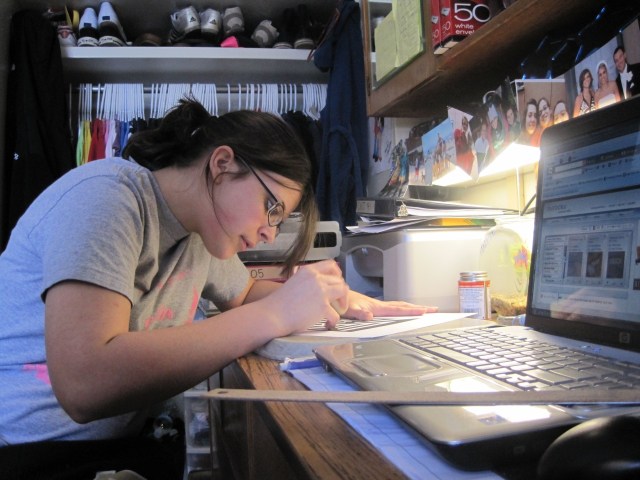
#> input picture cv/opencv-video-stream/data/test_1.jpg, 1280 x 960 px (shown at 1/2 size)
$ python demo.py
#> lines starting #> are read from the running program, lines starting #| are printed output that depends on the picture; after the words box and inside, x2 and y2 are one past the last pixel; in counts of white or black regions, pixels touching at a corner belong together
#> in run_image, frame is the input picture: shape (960, 1280, 3); mean B, G, R 102.4, 97.3, 102.9
#!/usr/bin/env python3
"""
OpenCV Video Stream & Ingestion Pipeline
Part of 100-OpenSource-Models-Review (CV Series)

Zero-latency video ingestion, frame buffering, real-time FPS telemetry,
aspect-ratio resizing, and HUD graphics compositing for edge/monitoring cameras.
"""

import argparse
import os
import sys
import time
import cv2
import numpy as np


def draw_hud(frame, fps=0.0, frame_count=0, latency_ms=0.0, source_info=""):
    """Draw professional monitoring telemetry HUD on the frame."""
#> called with fps = 6.39, frame_count = 1, latency_ms = 156.4, source_info = 'test_1.jpg'
    h, w = frame.shape[:2]
#> h = 960; w = 1280

    # Top banner
    overlay = frame.copy()
    cv2.rectangle(overlay, (0, 0), (w, 50), (20, 24, 28), -1)
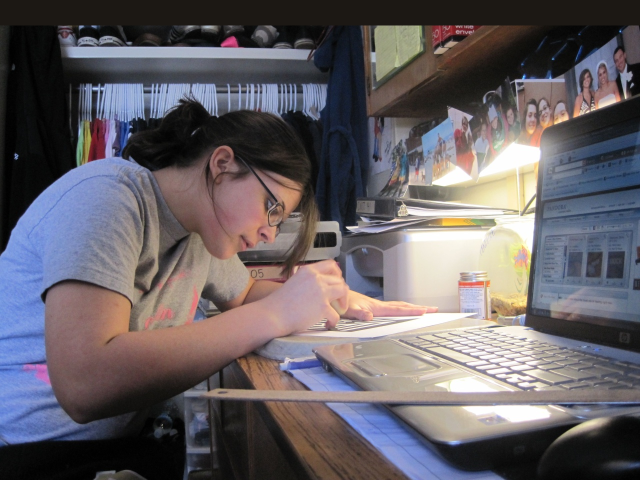
#> overlay: shape (960, 1280, 3) (shown at 1/2 size); 5.31% of pixels changed, all inside (x1, y1, x2, y2) = (0, 0, 1280, 51)
    cv2.addWeighted(overlay, 0.85, frame, 0.15, 0, frame)

    # Text headers
    cv2.putText(frame, "OpenCV Video Stream Engine", (15, 26),
                cv2.FONT_HERSHEY_SIMPLEX, 0.65, (0, 230, 255), 2)
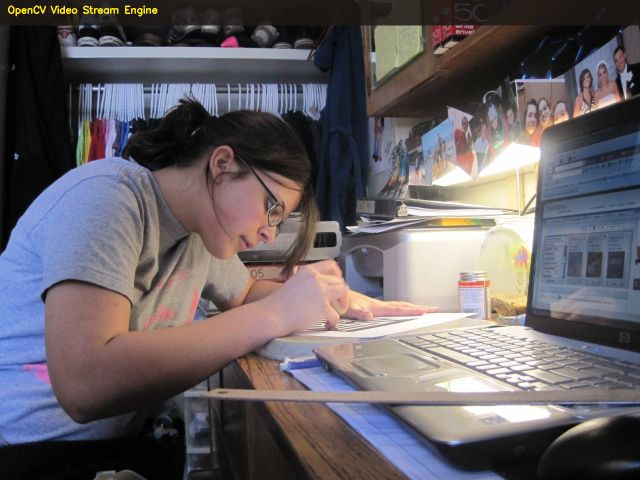
#> frame: shape (960, 1280, 3) (shown at 1/2 size); mean B, G, R 100.9, 96.4, 102
    cv2.putText(frame, f"Src: {source_info} | Res: {w}x{h}", (15, 42),
                cv2.FONT_HERSHEY_SIMPLEX, 0.40, (180, 190, 200), 1)
#> frame: shape (960, 1280, 3); 0.04% of pixels changed, all inside (x1, y1, x2, y2) = (16, 32, 219, 46)

    # Telemetry metrics
    cv2.putText(frame, f"FPS: {fps:.1f}", (w - 230, 24),
                cv2.FONT_HERSHEY_SIMPLEX, 0.55, (0, 255, 120), 2)
#> frame: shape (960, 1280, 3); mean B, G, R 100.9, 96.5, 102.1
    cv2.putText(frame, f"Latency: {latency_ms:.2f} ms", (w - 230, 42),
                cv2.FONT_HERSHEY_SIMPLEX, 0.45, (255, 200, 50), 1)
    cv2.putText(frame, f"Frame: #{frame_count}", (w - 100, 32),
                cv2.FONT_HERSHEY_SIMPLEX, 0.45, (220, 220, 220), 1)
#> frame: shape (960, 1280, 3); mean B, G, R 101, 96.6, 102.1

    # Crosshair / Corner brackets
    pad = 25
    cv2.rectangle(frame, (pad, 65), (w - pad, h - pad), (60, 70, 80), 1)
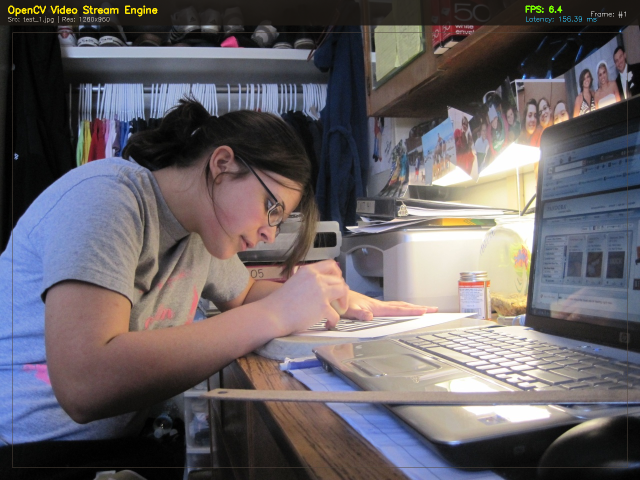
#> frame: shape (960, 1280, 3) (shown at 1/2 size); mean B, G, R 101, 96.7, 102.2
    # Corner markers
    clen = 15
    # Top-left
    cv2.line(frame, (pad, 65), (pad + clen, 65), (0, 230, 255), 2)
#> frame: shape (960, 1280, 3); under 0.01% of pixels changed, all inside (x1, y1, x2, y2) = (24, 64, 42, 67)
    cv2.line(frame, (pad, 65), (pad, 65 + clen), (0, 230, 255), 2)
#> frame: shape (960, 1280, 3); mean B, G, R 101, 96.7, 102.2
    # Top-right
    cv2.line(frame, (w - pad, 65), (w - pad - clen, 65), (0, 230, 255), 2)
#> frame: shape (960, 1280, 3); mean B, G, R 101, 96.7, 102.2
    cv2.line(frame, (w - pad, 65), (w - pad, 65 + clen), (0, 230, 255), 2)
#> frame: shape (960, 1280, 3); mean B, G, R 101, 96.7, 102.2
    # Bottom-left
    cv2.line(frame, (pad, h - pad), (pad + clen, h - pad), (0, 230, 255), 2)
#> frame: shape (960, 1280, 3); mean B, G, R 101, 96.7, 102.3
    cv2.line(frame, (pad, h - pad), (pad, h - pad - clen), (0, 230, 255), 2)
#> frame: shape (960, 1280, 3); mean B, G, R 101, 96.7, 102.3
    # Bottom-right
    cv2.line(frame, (w - pad, h - pad), (w - pad - clen, h - pad), (0, 230, 255), 2)
#> frame: shape (960, 1280, 3); mean B, G, R 101, 96.7, 102.3
    cv2.line(frame, (w - pad, h - pad), (w - pad, h - pad - clen), (0, 230, 255), 2)
#> frame: shape (960, 1280, 3); mean B, G, R 101, 96.7, 102.3


def run_image(image_path: str, output_path: str = None, headless: bool = False):
    """Process a single static test frame."""
    t0 = time.time()
    frame = cv2.imread(image_path)
    if frame is None:
        print(f"Error: Unable to load image from '{image_path}'")
        sys.exit(1)

    latency_ms = (time.time() - t0) * 1000.0
    draw_hud(frame, fps=1000.0 / max(latency_ms, 0.01), frame_count=1,
             latency_ms=latency_ms, source_info=os.path.basename(image_path))

    if output_path:
        os.makedirs(os.path.dirname(os.path.abspath(output_path)), exist_ok=True)
        cv2.imwrite(output_path, frame)
        print(f"Saved processed frame to: {output_path} (Latency: {latency_ms:.2f}ms)")

    if not headless:
        cv2.imshow("OpenCV Stream Pipeline", frame)
        cv2.waitKey(0)
        cv2.destroyAllWindows()


# [68 lines left out: function run_camera, not called in this run]


def main():
    parser = argparse.ArgumentParser(description="OpenCV Video Stream & Ingestion Pipeline")
    parser.add_argument("--source", type=str, default="data/test_1.jpg",
                        help="Camera ID (0, 1), RTSP URL, or path to image/video file.")
    parser.add_argument("--output", type=str, default=None,
                        help="Path to save output image or video.")
    parser.add_argument("--headless", action="store_true",
                        help="Run in headless mode without X11 GUI window.")

    args = parser.parse_args()

    if args.source.isdigit():
        run_camera(int(args.source), args.output, args.headless)
    elif args.source.startswith("rtsp://") or args.source.startswith("http://"):
        run_camera(args.source, args.output, args.headless)
    elif os.path.isfile(args.source):
        ext = os.path.splitext(args.source)[1].lower()
        if ext in [".jpg", ".jpeg", ".png", ".bmp", ".webp"]:
            run_image(args.source, args.output, args.headless)
        elif ext in [".mp4", ".avi", ".mov", ".mkv"]:
            run_camera(args.source, args.output, args.headless)
        else:
            print(f"Unsupported file format: {ext}")
            sys.exit(1)
    else:
        print(f"Error: source '{args.source}' not found.")
        sys.exit(1)


if __name__ == "__main__":
    main()
